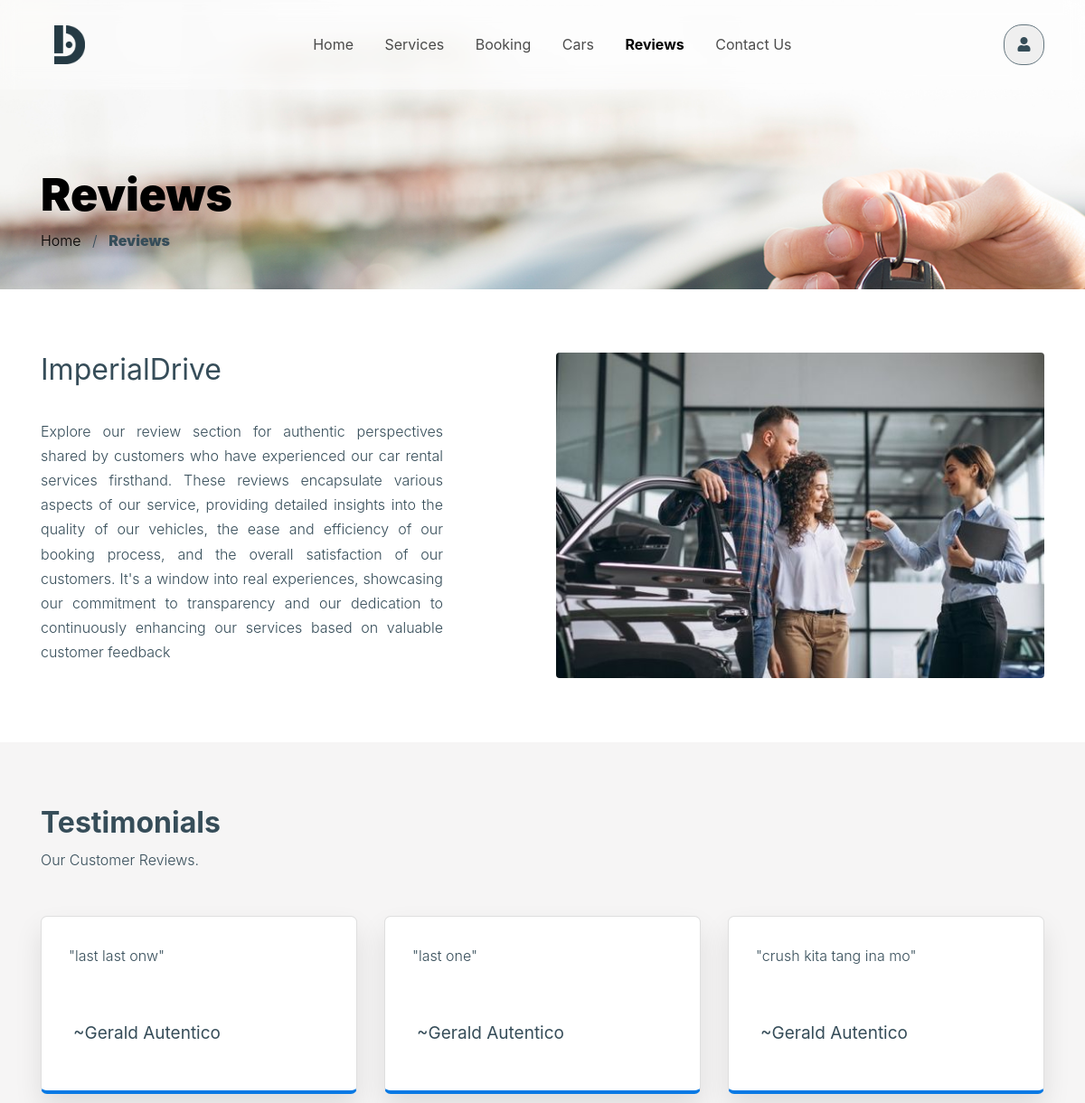
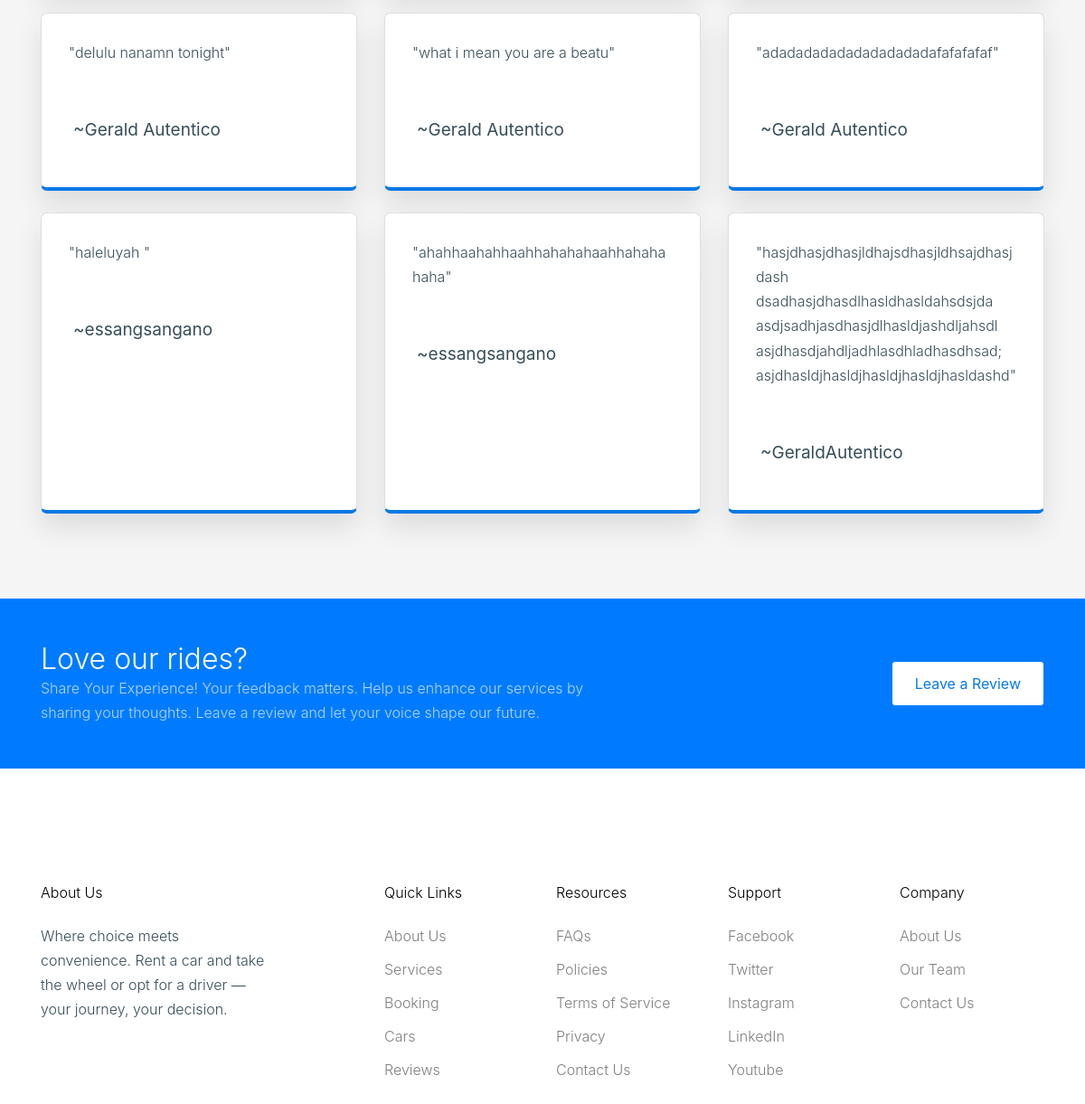
Screenshot of /reviews.php with the database file from the repository (2 pictures, top to bottom).
### tables this page shows
CREATE TABLE `reviews_tbl` (
  `Review_ID` int(11) NOT NULL,
  `Email` varchar(50) NOT NULL,
  `name` varchar(100) NOT NULL,
  `Customer_Comment` text NOT NULL
);

### reviews.php (the view, shortened to what this page needs)
<!DOCTYPE html>
<html lang="en">
<head>
  <link rel="stylesheet" href="fonts/icomoon/style.css">
  <link rel="stylesheet" href="https://cdnjs.cloudflare.com/ajax/libs/font-awesome/5.15.4/css/all.min.css">
  <link rel="stylesheet" href="css/bootstrap.min.css">
  <link rel="stylesheet" href="css/bootstrap-datepicker.css">
  <link rel="stylesheet" href="css/jquery.fancybox.min.css">
  <link rel="stylesheet" href="css/owl.carousel.min.css">
  <link rel="stylesheet" href="css/owl.theme.default.min.css">
  <link rel="stylesheet" href="fonts/flaticon/font/flaticon.css">
  <link rel="stylesheet" href="css/aos.css">
  <link rel="stylesheet" href="css/style.css">
</head>
<body>
  <div class="site-wrap" id="home-section">
    <header class="site-navbar site-navbar-target" role="banner">
      <div class="container">
        <div class="row align-items-center position-relative">
          <div class="col-3">
            <div class="site-logo">
              <a href="home.html" class="d-flex align-items-center">
                <img src="./images/idlogo.png" alt="IDLogo" class="img-fluid col-3 zoom-out-image"></a>
            </div>
          </div>
          <div class="col-9  text-center">
              <nav class="site-navigation text-right ml-auto d-none d-lg-block" role="navigation">
                <ul class="site-menu main-menu js-clone-nav ml-auto ">
                  <li><a href="home.html" class="nav-link zoom-out-image"><b>Home</b></a></li>
                  <li><a href="services.php" class="nav-link zoom-out-image"><b>Services</b></a></li>
                  <li><a href="booking.php" class="nav-link zoom-out-image"><b>Booking</b></a></li>
                  <li><a href="carspage.php" class="nav-link zoom-out-image"><b>Cars</b></a></li>
                  <li class="active"><a href="reviews.php" class="nav-link zoom-out-image"><b><b>Reviews</b></b></a></li>
                  <li style="margin-right: 215px;"><a href="contact.php" class="nav-link zoom-out-image"><b>Contact Us</b></a></li>
                  <li><button type="button" class="accbtn nav-link zoom-out-image"><i class="fas fa-user"></i></button>
                </ul>
              </nav>
          </div>
        </div>
      </div>
    </header>
    <div class="hero inner-page" style="background-image: url('images/hero_1_a.jpg');">
      <div class="container">
        <div class="row align-items-end ">
          <div class="col-lg-5">
            <div class="intro">
              <h1><strong>Reviews</strong></h1>
              <div class="custom-breadcrumbs"><a href="home.html">Home</a> <span class="mx-2">/</span>
                <strong>Reviews</strong>
              </div>
            </div>
          </div>
        </div>
      </div>
    </div>
    <div class="site-section">
      <div class="container">
        <div class="row">
          <div class="col-lg-6 mb-5 mb-lg-0 order-lg-2">
            <img src="images/servicesection-booking.jpg" alt="Image" class="img-fluid rounded">
          </div>
          <div class="col-lg-5 mr-auto">
            <h2><strong>ImperialDrive</strong></h2>
            <br>
            <p class="text-justify">Explore our review section for authentic perspectives shared by customers who have
              experienced our car rental services firsthand. These reviews encapsulate various aspects of our service,
              providing detailed insights into the quality of our vehicles, the ease and efficiency of our booking
              process, and the overall satisfaction of our customers. It's a window into real experiences, showcasing
              our commitment to transparency and our dedication to continuously enhancing our services based on valuable
              customer feedback</p>
          </div>
        </div>
      </div>
    </div>
  </div>
  <div class="site-section bg-light">
    <div class="container">
      <div class="row">
        <div class="col-lg-7">
          <h2 class="section-heading"><strong>Testimonials</strong></h2>
          <p class="mb-5">Our Customer Reviews.</p>
        </div>
      </div>
      <div class="row">
        <?php
          $conn = mysqli_connect('localhost', 'root', '', 'id_dtb');
          $sql = "SELECT * FROM reviews_tbl ORDER BY Review_ID DESC LIMIT 9";
          $result = mysqli_query($conn, $sql);
          while ($row = mysqli_fetch_assoc($result)) {
              echo '<div class="col-lg-4 mb-4">';
              echo '<div class="card testimonial-2 zoom-out-image">';
              echo '<blockquote class="mb-4 text-justify">';
              echo '<p>"' . $row['Customer_Comment'] . '"</p>';
              echo '</blockquote>';
              echo '<div class="card-body">';
              echo '<div class="d-flex align-items-center">';
              echo '<div class="author-name row justify-content-center">';
              $Name = isset($row["name"]) ? $row["name"] : 'Unknown';
              echo '<span class="d-block"><b style="font-size: 19px;">~' . $Name . '</b></span>';
              echo '</div>';
              echo '</div>';
              echo '</div>';
              echo '</div>';
              echo '</div>';
          }
          echo '</div>';
          echo '</div>';
          echo '</div>';
        ?>
        <div class="site-section bg-primary py-5">
          <div class="container">
            <div class="row align-items-center">
              <div class="col-lg-7 mb-6 mb-md-0">
                <h2 class="mb-0 text-white">Love our rides?</h2>
                <p class="mb-0 opa-7">Share Your Experience! Your feedback matters. Help us enhance our services by
                  sharing
                  your thoughts. Leave a review and let your voice shape our future.</p>
              </div>
              <div class="col-lg-5 text-md-right zoom-out-image">
                <a href="reviewspage.php" class="btn btn-primary btn-white">Leave a Review</a>
              </div>
            </div>
          </div>
        </div>
      <footer class="site-footer">
      <div class="container">
        <div class="row">
          <div class="col-lg-3">
            <h2 class="footer-heading mb-4">About Us</h2>
            <p>Where choice meets convenience. Rent a car and take the wheel or opt for a driver — your journey, your
              decision.</p>
          </div>
          <div class="col-lg-8 ml-auto">
            <div class="row">
              <div class="col-lg-3">
                <h2 class="footer-heading mb-4">Quick Links</h2>
                <ul class="list-unstyled">
                  <li><a href="home.html">About Us</a></li>
                  <li><a href="services.php">Services</a></li>
                  <li><a href="booking.php">Booking</a></li>
                  <li><a href="carspage.php">Cars</a></li>
                  <li><a href="reviews.php">Reviews</a></li>
                </ul>
              </div>
              <div class="col-lg-3">
                <h2 class="footer-heading mb-4">Resources</h2>
                <ul class="list-unstyled">
                  <li><a href="#">FAQs</a></li>
                  <li><a href="#">Policies</a></li>
                  <li><a href="#">Terms of Service</a></li>
                  <li><a href="#">Privacy</a></li>
                  <li><a href="contact.php">Contact Us</a></li>
                </ul>
              </div>
              <div class="col-lg-3">
                <h2 class="footer-heading mb-4">Support</h2>
                <ul class="list-unstyled">
                  <li><a href="#">Facebook</a></li>
                  <li><a href="#">Twitter</a></li>
                  <li><a href="#">Instagram</a></li>
                  <li><a href="#">LinkedIn</a></li>
                  <li><a href="#">Youtube</a></li>
                </ul>
              </div>
              <div class="col-lg-3">
                <h2 class="footer-heading mb-4">Company</h2>
                <ul class="list-unstyled">
                  <li><a href="home.html">About Us</a></li>
                  <li><a href="home.html">Our Team</a></li>
                  <li><a href="contact.php">Contact Us</a></li>
                </ul>
              </div>
            </div>
          </div>
        </div>
      </div>
    </footer>
  </body>
</html>

### css/style.css (style rules this page uses)
html { overflow-x: hidden; }
body { line-height: 1.7; color: #364d59 !important; font-weight: 300; font-size: 1rem; background: #fff; }
a { -webkit-transition: .3s all ease; -o-transition: .3s all ease; transition: .3s all ease; text-decoration: none; }
h1, h2, h3, h4, h5, .h1, .h2, .h3, .h4, .h5 { font-weight: 300; color: #364d59; }
.site-section { padding: 2.5em 0; }
@media (min-width: 768px) { .site-section { padding: 5em 0; } }
.site-footer { padding: 4em 0; }
@media (min-width: 768px) { .site-footer { padding: 8em 0; } }
.site-footer a { color: rgba(0, 0, 0, 0.5); }
.site-footer ul li { margin-bottom: 10px; }
.site-footer .footer-heading { font-size: 16px; color: #000; }
.site-navbar { margin-bottom: 0px; z-index: 9; position: absolute; top: 0; width: 100%; padding: 1rem; }
.site-navbar .site-logo { margin: 0; padding: 0; font-size: 1.7rem; }
.site-navbar .site-logo a { color: #000; }
.site-navbar .site-navigation .site-menu { margin: 0; padding: 0; margin-bottom: 0; }
.site-navbar .site-navigation .site-menu .active { color: #0779e4 !important; }
.site-navbar .site-navigation .site-menu a { text-decoration: none !important; display: inline-block; }
.site-navbar .site-navigation .site-menu > li { display: inline-block; }
.site-navbar .site-navigation .site-menu > li > a { margin-left: 15px; margin-right: 15px; padding: 20px 0px; color: rgba(0, 0, 0, 0.7); display: inline-block; text-decoration: none !important; }
.site-navbar .site-navigation .site-menu > li.active > a { color: #000; }
.site-mobile-menu .site-nav-wrap { padding: 0; margin: 0; list-style: none; position: relative; }
.site-mobile-menu .site-nav-wrap a { padding: 10px 20px; display: block; position: relative; color: #212529; }
.site-mobile-menu .site-nav-wrap li { position: relative; display: block; }
.site-mobile-menu .site-nav-wrap li.active > a { color: #0779e4; }
.site-mobile-menu .site-nav-wrap > li { display: block; position: relative; float: left; width: 100%; }
.site-mobile-menu .site-nav-wrap > li > a { padding-left: 20px; font-size: 20px; }
.site-section { padding: 70px 0; }
.bg-light { background-color: #f6f5f5 !important; }
.testimonial-2 { border-radius: 7px; background: #fff; padding: 30px; border-bottom: 4px solid #0779e4; -webkit-box-shadow: 0 15px 30px 0 rgba(0, 0, 0, 0.1); box-shadow: 0 15px 30px 0 rgba(0, 0, 0, 0.1); }
.testimonial-2 blockquote { font-size: 18 px; }
.testimonial-2 .author-name { line-height: 1.3; }
.hero { position: relative; background-size: cover; }
.hero, .hero > .container > .row { height: 100vh; min-height: 570px; }
.hero .intro { position: relative; z-index: 4; }
.hero .intro h1 { color: #000; font-size: 50px; }
.hero .intro strong { font-weight: 900; }
.hero.inner-page, .hero.inner-page > .container > .row { height: 40vh !important; min-height: 200px; }
.custom-breadcrumbs { padding-bottom: 40px; }
.custom-breadcrumbs a { color: #000; }
.custom-breadcrumbs strong { font-weight: 700; }
.btn.btn-primary { padding: 12px 25px; }
.btn.btn-white { background: #fff; color: #0779e4; }
.opa-7 { color: rgba(255, 255, 255, 0.7) !important; }
.section-heading strong { font-weight: 700; }

### reviews.php (style rules this page uses)
.site-navbar { position: fixed; width: 100%; background-color: rgba(255, 255, 255, 0.3); backdrop-filter: blur(10px); z-index: 1000; }
.zoom-out-image { transition: transform 0.3s ease-in-out; }
.text-justify { text-align: justify; }
.accbtn { color: #364D58; width: 45px; height: 45px; border: 1px solid #63757E; border-radius: 20px; display: flex; justify-content: center; align-items: center; }
.card { height: 100%; }
.card-body { display: flex; height: 100%; flex-direction: column; }

### rows the page displays
reviews_tbl: Customer_Comment "last last onw", name "Gerald Autentico"
reviews_tbl: Customer_Comment "last one", name "Gerald Autentico"
reviews_tbl: Customer_Comment "crush kita tang ina mo", name "Gerald Autentico"
reviews_tbl: Customer_Comment "delulu nanamn tonight", name "Gerald Autentico"
reviews_tbl: Customer_Comment "what i mean you are a beatu", name "Gerald Autentico"
reviews_tbl: Customer_Comment "adadadadadadadadadadafafafafaf", name "Gerald Autentico"
reviews_tbl: Customer_Comment "haleluyah", name "essangsangano"
reviews_tbl: Customer_Comment "ahahhaahahhaahhahahahaahhahahahaha", name "essangsangano"
reviews_tbl: Customer_Comment "hasjdhasjdhasjldhajsdhasjldhsajdhasjdash dsadhasjdhasdlhasldhasldahsdsjda asdjsadhjasdhasjdlhasldjashdljahsdl asjdhasdjahdljadhlasdhladhasdhsad; asjdhasldjhasldjhasldjhasldjhasldashd", name "GeraldAutentico"
